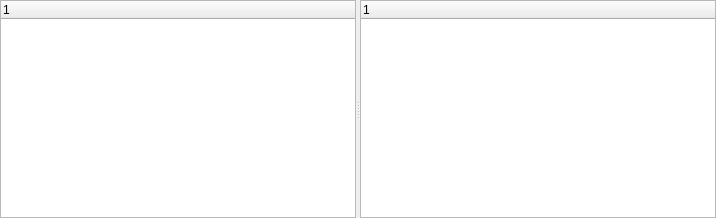
<?xml version="1.0" encoding="UTF-8"?>
<!--
######################################################################################################################
# Copyright (C) 2017-2022 Spine project consortium
# Copyright Spine Toolbox contributors
# This file is part of Spine Toolbox.
# Spine Toolbox is free software: you can redistribute it and\/or modify it under the terms of the GNU Lesser General
# Public License as published by the Free Software Foundation, either version 3 of the License, or (at your option)
# any later version. This program is distributed in the hope that it will be useful, but WITHOUT ANY WARRANTY;
# without even the implied warranty of MERCHANTABILITY or FITNESS FOR A PARTICULAR PURPOSE. See the GNU Lesser General
# Public License for more details. You should have received a copy of the GNU Lesser General Public License along with
# this program. If not, see <http:\/\/www.gnu.org\/licenses\/>.
######################################################################################################################
-->
<ui version="4.0">
 <class>DBCommitViewer</class>
 <widget class="QWidget" name="DBCommitViewer">
  <property name="geometry">
   <rect>
    <x>0</x>
    <y>0</y>
    <width>716</width>
    <height>218</height>
   </rect>
  </property>
  <layout class="QHBoxLayout" name="horizontalLayout_2">
   <property name="spacing">
    <number>0</number>
   </property>
   <property name="leftMargin">
    <number>0</number>
   </property>
   <property name="topMargin">
    <number>0</number>
   </property>
   <property name="rightMargin">
    <number>0</number>
   </property>
   <property name="bottomMargin">
    <number>0</number>
   </property>
   <item>
    <widget class="QSplitter" name="splitter">
     <property name="orientation">
      <enum>Qt::Horizontal</enum>
     </property>
     <widget class="QTreeWidget" name="commit_list"/>
     <widget class="QStackedWidget" name="affected_items_widget_stack">
      <widget class="QWidget" name="page">
       <layout class="QHBoxLayout" name="horizontalLayout_3">
        <property name="spacing">
         <number>0</number>
        </property>
        <property name="leftMargin">
         <number>0</number>
        </property>
        <property name="topMargin">
         <number>0</number>
        </property>
        <property name="rightMargin">
         <number>0</number>
        </property>
        <property name="bottomMargin">
         <number>0</number>
        </property>
        <item>
         <widget class="QTreeWidget" name="affected_items"/>
        </item>
       </layout>
      </widget>
      <widget class="QWidget" name="page_2">
       <layout class="QHBoxLayout" name="horizontalLayout">
        <property name="spacing">
         <number>0</number>
        </property>
        <property name="leftMargin">
         <number>0</number>
        </property>
        <property name="topMargin">
         <number>0</number>
        </property>
        <property name="rightMargin">
         <number>0</number>
        </property>
        <property name="bottomMargin">
         <number>0</number>
        </property>
        <item>
         <widget class="QTextBrowser" name="no_affected_items_notice">
          <property name="verticalScrollBarPolicy">
           <enum>Qt::ScrollBarAlwaysOff</enum>
          </property>
          <property name="horizontalScrollBarPolicy">
           <enum>Qt::ScrollBarAlwaysOff</enum>
          </property>
          <property name="html">
           <string>&lt;!DOCTYPE HTML PUBLIC &quot;-//W3C//DTD HTML 4.0//EN&quot; &quot;http://www.w3.org/TR/REC-html40/strict.dtd&quot;&gt;
&lt;html&gt;&lt;head&gt;&lt;meta name=&quot;qrichtext&quot; content=&quot;1&quot; /&gt;&lt;meta charset=&quot;utf-8&quot; /&gt;&lt;style type=&quot;text/css&quot;&gt;
p, li { white-space: pre-wrap; }
hr { height: 1px; border-width: 0; }
li.unchecked::marker { content: &quot;\2610&quot;; }
li.checked::marker { content: &quot;\2612&quot;; }
&lt;/style&gt;&lt;/head&gt;&lt;body style=&quot; font-family:'Segoe UI'; font-size:9pt; font-weight:400; font-style:normal;&quot;&gt;
&lt;p style=&quot; margin-top:12px; margin-bottom:12px; margin-left:0px; margin-right:0px; -qt-block-indent:0; text-indent:0px;&quot;&gt;No affected items found for selected commit.&lt;/p&gt;
&lt;p style=&quot; margin-top:12px; margin-bottom:12px; margin-left:0px; margin-right:0px; -qt-block-indent:0; text-indent:0px;&quot;&gt;Note that we cannot show items that have been removed by this or a later commit.&lt;/p&gt;&lt;/body&gt;&lt;/html&gt;</string>
          </property>
          <property name="openLinks">
           <bool>false</bool>
          </property>
         </widget>
        </item>
       </layout>
      </widget>
     </widget>
    </widget>
   </item>
  </layout>
 </widget>
 <resources/>
 <connections/>
</ui>
